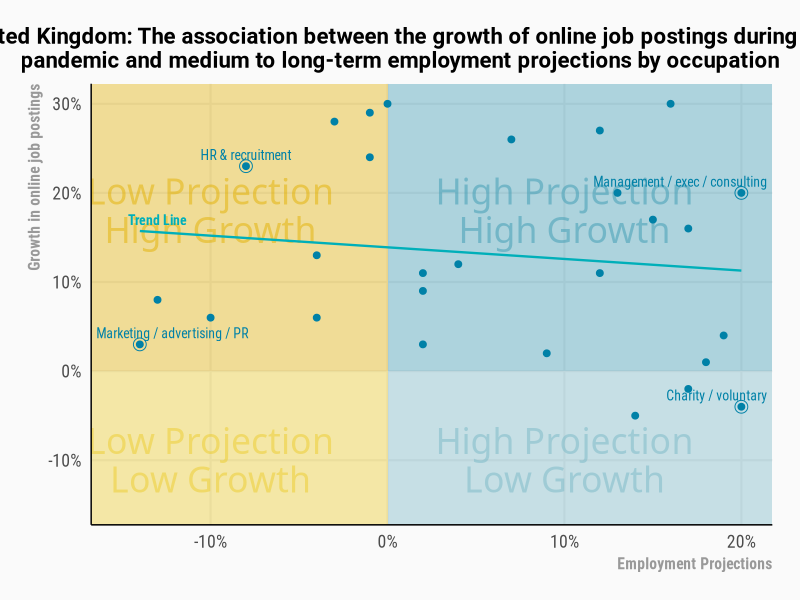

Source code (R):
library(tidyverse)
library(ggrepel)
library(scales)

uk_jobs <- read_csv("misc/data/uk_jobs.csv")

uk_jobs <- 
  uk_jobs %>% 
  # Convert to percentages
  mutate(across(where(is.numeric), ~ .x / 100))

uk_jobs_outliers <-
  uk_jobs %>%
    filter(occupation %in% c("Management / exec / consulting", 
                             "Marketing / advertising / PR",
                             "Charity / voluntary",
                             "HR & recruitment"))

quadrants <- tribble(
  ~xmin, ~xmax, ~ymin, ~ymax, ~name, ~fill, ~x, ~y,
  -Inf, 0, -Inf, 0, "Low Projection\nLow Growth", "#EBCC2A", -0.1, -0.1,
  -Inf, 0, 0, Inf, "Low Projection\nHigh Growth", "#E1AF00", -0.1, 0.18,
  0, Inf, -Inf, 0, "High Projection\nLow Growth", "#78B7C5", 0.1, -0.1,
  0, Inf, 0, Inf, "High Projection\nHigh Growth", "#3B9AB2", 0.1, 0.18
)

plot <- 
  ggplot(uk_jobs, aes(growth, job_posting)) +
  geom_rect(data = quadrants, aes(xmin = xmin, xmax = xmax, ymin = ymin, ymax = ymax, fill = fill), alpha = 0.4, show.legend = FALSE, inherit.aes = FALSE) +
  geom_text(data = quadrants, aes(x = x, y = y, label = name, color = fill), inherit.aes = FALSE, size = 9, alpha = 0.5, family = "Staatliches", lineheight = 0.9) +
  geom_point(size = 2, color = "#0081a7") +
  geom_smooth(method = "lm", se = FALSE, size = 0.8, color = "#00afb9") +
  annotate("text", x = -0.13, y = 0.17, label = "Trend Line", size = 3.5,
           family = "Roboto Condensed", fontface = "bold", color = "#00afb9") +
  geom_text_repel(data = uk_jobs_outliers, aes(label = occupation), 
                  family = "Roboto Condensed", size = 3.5, color = "#0081a7", direction = "y") +
  geom_point(data = uk_jobs_outliers, shape = 1, size = 4, color = "#0081a7") +
  scale_x_continuous(name = "Employment Projections", limits = c(-.15, NA), label = percent_format(accuracy = 1)) +
  scale_y_continuous(name = "Growth in online job postings", limits = c(-.15, NA), label = percent_format(accuracy = 1)) +
  scale_fill_identity() +
  scale_color_identity() +
  labs(
    title = str_wrap("United Kingdom: The association between the growth of online job postings during the pandemic and medium to long-term employment projections by occupation", 90)
  ) +
  theme_minimal(base_family = "Roboto Condensed", base_size = 16) +
  theme(
    plot.background = element_rect(fill = "grey98", color = "grey98"),
    plot.title.position = "plot",
    plot.title = element_text(family = "Roboto", face = "bold", hjust = 0.5, size = rel(1)),
    plot.margin = margin(20, 20, 20, 20),
    panel.grid.minor = element_blank(),
    axis.line = element_line(size = 0.5),
    axis.title.x = element_text(hjust = 1, size = rel(0.7), color = "grey60", face = "bold"),
    axis.title.y = element_text(hjust = 1, size = rel(0.7), color = "grey60", face = "bold")
  )
ggsave("misc/plots/uk_jobs.png", plot, width = 9, height = 6, dpi = 150)
